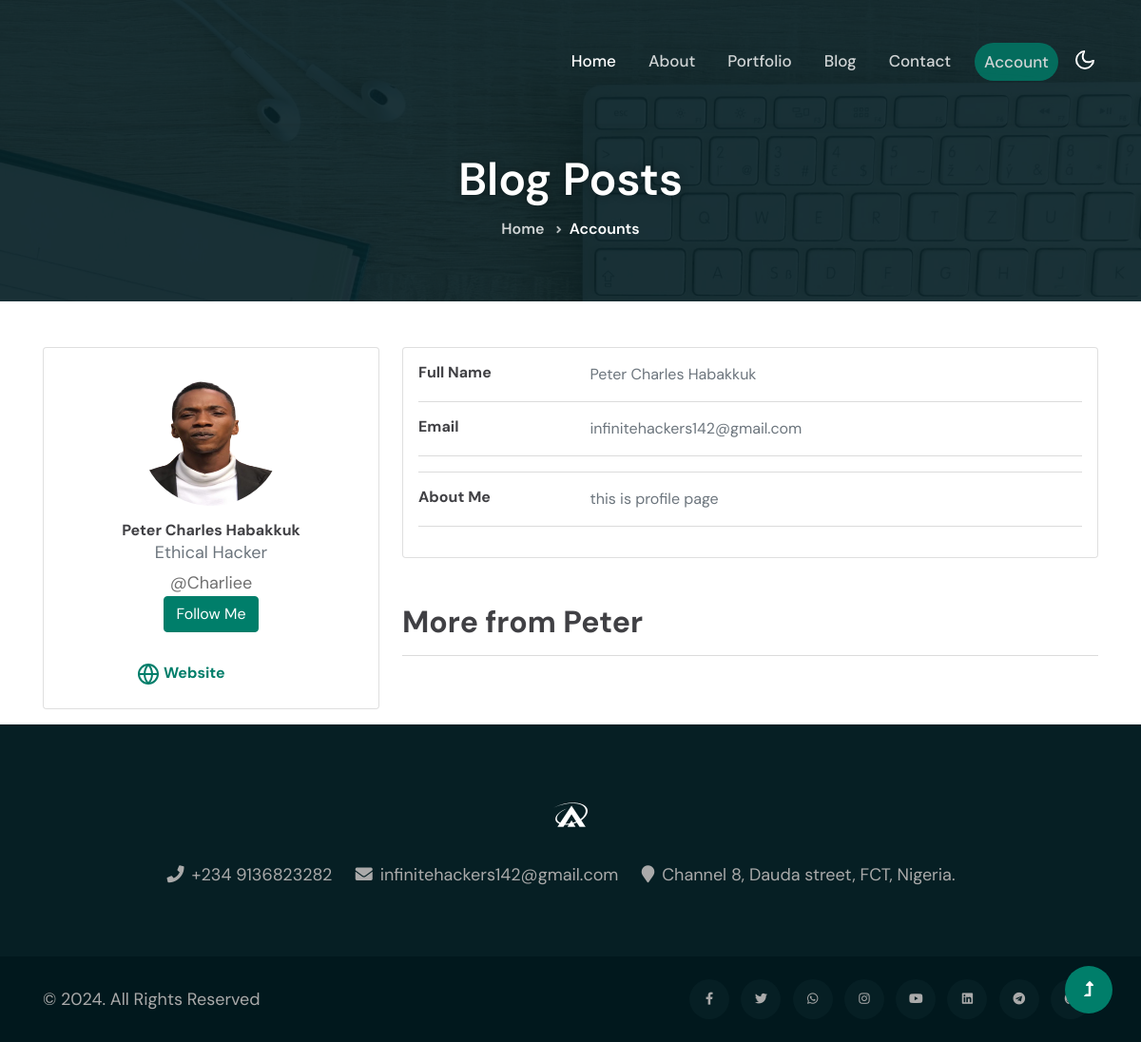
/blog_posts/user_profile/3a30addc445e42918170e1b0c921557c/, run on the app's committed database.
### blog/models.py (models this page shows, shortened)
class UserProfile(models.Model):
    user = models.OneToOneField(User, on_delete=models.CASCADE)
    first_name = models.CharField(max_length=50, null= True)
    last_name = models.CharField(max_length=50, null= True)
    email = models.EmailField()
    username = models.CharField(max_length=50, null= True)
    profession = models.CharField(max_length=250, null= True)
    image = models.ImageField(blank=True, null=True, upload_to='images/profile_images')
    about = models.TextField()
    website_url = models.CharField(max_length=200, null=True, blank=True)
    facebook_url = models.CharField(max_length=200, null=True, blank=True)
    twitter_url = models.CharField(max_length=200, null=True, blank=True)
    instagram_url = models.CharField(max_length=200, null=True, blank=True)
    whatsapp_url = models.CharField(max_length=200, null=True, blank=True)
    linkedin_url = models.CharField(max_length=200, null=True, blank=True)
    upwork_url = models.CharField(max_length=200, null=True, blank=True)
    telegram_url = models.CharField(max_length=200, null=True, blank=True)
    youtube_url = models.CharField(max_length=200, null=True, blank=True)
    github_url = models.CharField(max_length=200, null=True, blank=True)
    joined_date = models.DateTimeField(auto_now_add=True)
    profile_id = models.UUIDField(default=uuid.uuid4, primary_key=True, unique=True, editable=False)

### blog/views.py (the view)
# urls.py: path("user_profile/<str:pk>/", views.Profile, name="profile"),
def Profile(request, pk):
    user_profile = UserProfile.objects.get(profile_id=pk)
    context={
        "profile": user_profile
    }
    return render(request, 'blog/user_profile.html', context)

### blog/templates/blog/user_profile.html (shortened to what this page needs)
{% extends 'base.html' %}
{% load static %}
  {% block content %}
<section class="w3l-about-breadcrumb text-center">
    <div class="breadcrumb-bg breadcrumb-bg-about py-3">
        <div class="container py-lg-5 mt-5">
            <div class="banner-info-grid mt-5">
                <h2 class="w3l-title-breadcrumb">Blog Posts</h2>
            </div>
            <ul class="breadcrumbs-custom-path">
                <li><a href="/">Home</a></li>
                <li class="active"><span class="fa fa-angle-right mx-2" aria-hidden="true"></span>Accounts</li>
            </ul>
        </div>
    </div>
</section>
<div class="container mt-5">
    <div class="main-body">
          <div class="row gutters-sm">
            <div class="col-md-4 mb-3">
              <div class="card">
                <div class="card-body">
                  <div class="d-flex flex-column align-items-center text-center">
                    {% if profile.image %}
                    <img src="{{profile.image.url }}" alt="Admin" class="rounded-circle" width="150" height="150">
                    {% else %}
                    <img  src="{% static 'assets/images/default_profile_pic/default.jpg' %}" width="150" height="150" class="rounded-circle"  alt="...">
                    {% endif %}
                    <div class="mt-3">
                      <h6>{{profile.first_name}} {{profile.last_name}}</h6>
                      <p class="text-secondary mb-1">{{profile.profession}}</p>
                      <p class="font-size-sm"><span>@{{profile.username}}</span></p>
                      <button class="btn btn-primary">Follow Me</button>
                      <br><br>
                      <ul class="list-group list-group-flush">
                        {% if  profile.website_url %}
                      <li class="list-group-item d-flex justify-content-between align-items-center flex-wrap">
                        <h6 class="mb-0"> <a href="{{profile.website_url}}"> Website</a></h6>
                      </li>
                      {% endif %}
                    </ul>
                    </div>
                  </div>
                </div>
              </div>
            </div>
            <div class="col-md-8">
              <div class="card mb-3">
                <div class="card-body">
                  <div class="row">
                    <div class="col-sm-3">
                      <h6 class="mb-0">Full Name</h6>
                    </div>
                    <div class="col-sm-9 text-secondary">
                      {{profile.first_name}} {{profile.last_name}}
                    </div>
                  </div>
                  <hr>
                  <div class="row">
                    <div class="col-sm-3">
                      <h6 class="mb-0">Email</h6>
                    </div>
                    <div class="col-sm-9 text-secondary">
                      {{profile.email}}
                    </div>
                  </div>
                  <hr>
                  <hr>
                  <div class="row">
                    <div class="col-sm-3">
                      <h6 class="mb-0">About Me</h6>
                    </div>
                    <div class="col-sm-9 text-secondary">
                      {{profile.about}}
                    </div>
                  </div>
                  <hr>
                </div>
              </div>
              <h2 class="mt-5">More from {{profile.first_name}}</h2><hr>
            <br>
            </div>
          </div>
        </div>
    </div>
  {% endblock content %}

### data on the page
UserProfile: image (picture), first_name "Peter", last_name "Charles Habakkuk", profession "Ethical Hacker", username "Charliee", email "infinitehackers142@gmail.com", about "this is profile page"
